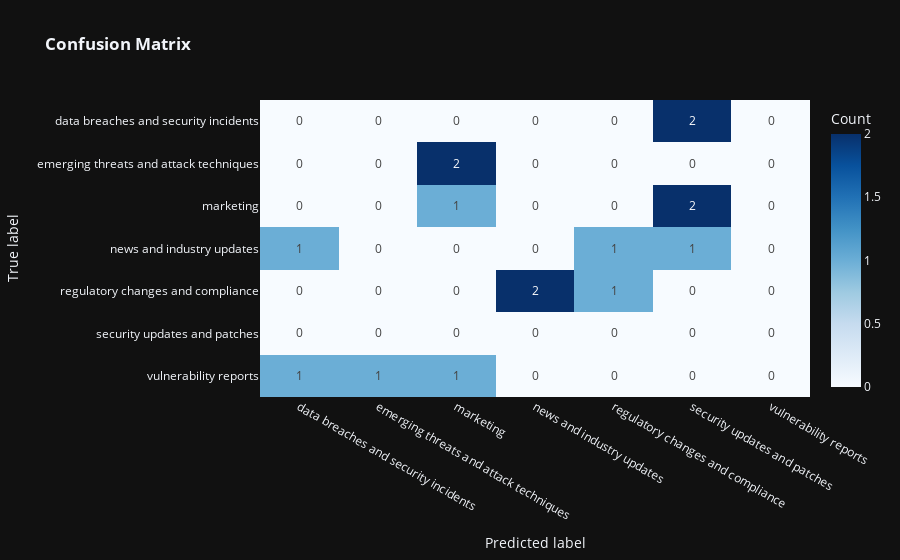

Here is the notebook cell this chart was saved with:
### Code cell
zdata = pd.DataFrame(data[['content', 'category']])

candidate_labels = ['vulnerability reports',
                    'security updates and patches',
                    'emerging threats and attack techniques',
                    'regulatory changes and compliance',
                    'data breaches and security incidents',
                    'news and industry updates',
                    'marketing']


def hf_zero_shot(sequence):
    classified_sequence = classifier(sequence, candidate_labels)
    classified_scores = {label: classified_sequence['scores'][classified_sequence['labels'].index(label)] for label in
                         candidate_labels if label in classified_sequence['labels']}
    category = max(classified_scores, key=classified_scores.get)

    return pd.Series([category, classified_scores])

zdata[['hf-zero-category', 'hf-zero-scores']] = zdata['content'].apply(hf_zero_shot)

prob_matrix = np.array(zdata['hf-zero-scores'].apply(lambda x: [x[label] for label in candidate_labels]).tolist())

# True labels are assumed to be in 'category' column of zdata_sub
true_labels = zdata['category'].tolist()

# Ensure true labels are encoded to match the candidate labels' order for log loss calculation
from sklearn.preprocessing import LabelEncoder
label_encoder = LabelEncoder()
label_encoder.fit(candidate_labels)
true_labels_encoded = label_encoder.transform(true_labels)



# Predicted labels for classification report
predicted_labels_encoded = np.argmax(prob_matrix, axis=1)
print(classification_report(true_labels_encoded, predicted_labels_encoded, target_names=candidate_labels))

# Calculate Log Loss
loss = log_loss(true_labels_encoded, prob_matrix, labels=range(len(candidate_labels)))
print(f"Cross-Entropy Loss / Log Loss: {loss}")

# Generate Confusion Matrix
cm = confusion_matrix(true_labels_encoded, predicted_labels_encoded)

# Plot Confusion Matrix
fig = px.imshow(
    cm, x=label_encoder.classes_,
    y=label_encoder.classes_, text_auto=True,
    aspect="auto",
    labels=dict(x="Predicted label", y="True label", color="Count"),
    color_continuous_scale='Blues',
    title='<b>Confusion Matrix</b>')
fig.show()

### Figure 1 — Plotly figure (JSON) as saved in the notebook; plotly's stock layout.template omitted (floating-point values rounded to 4 significant figures)
{"data": [{"coloraxis": "coloraxis", "name": "0", "texttemplate": "%{z}", "x": ["data breaches and security incidents", "emerging threats and attack techniques", "marketing", "news and industry updates", "regulatory changes and compliance", "security updates and patches", "vulnerability reports"], "y": ["data breaches and security incidents", "emerging threats and attack techniques", "marketing", "news and industry updates", "regulatory changes and compliance", "security updates and patches", "vulnerability reports"], "z": [[0, 0, 0, 0, 0, 2, 0], [0, 0, 2, 0, 0, 0, 0], [0, 0, 1, 0, 0, 2, 0], [1, 0, 0, 0, 1, 1, 0], [0, 0, 0, 2, 1, 0, 0], [0, 0, 0, 0, 0, 0, 0], [1, 1, 1, 0, 0, 0, 0]], "type": "heatmap", "xaxis": "x", "yaxis": "y", "hovertemplate": "Predicted label: %{x}<br>True label: %{y}<br>Count: %{z}<extra></extra>"}], "layout": {"xaxis": {"anchor": "y", "domain": [0.0, 1.0], "title": {"text": "Predicted label"}}, "yaxis": {"anchor": "x", "domain": [0.0, 1.0], "autorange": "reversed", "title": {"text": "True label"}}, "coloraxis": {"colorbar": {"title": {"text": "Count"}}, "colorscale": [[0.0, "rgb(247,251,255)"], [0.125, "rgb(222,235,247)"], [0.25, "rgb(198,219,239)"], [0.375, "rgb(158,202,225)"], [0.5, "rgb(107,174,214)"], [0.625, "rgb(66,146,198)"], [0.75, "rgb(33,113,181)"], [0.875, "rgb(8,81,156)"], [1.0, "rgb(8,48,107)"]]}, "title": {"text": "<b>Confusion Matrix</b>"}}}
